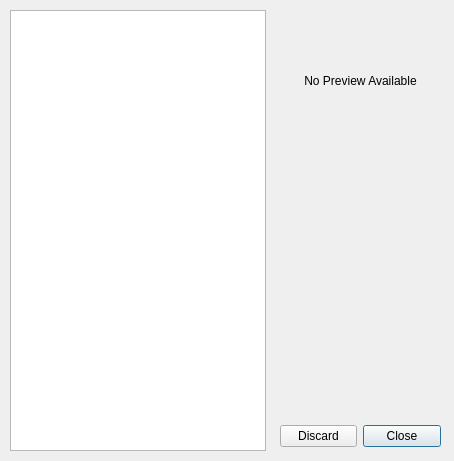
<?xml version="1.0" encoding="UTF-8"?>
<ui version="4.0">
 <class>Dialog</class>
 <widget class="QDialog" name="Dialog">
  <property name="geometry">
   <rect>
    <x>0</x>
    <y>0</y>
    <width>454</width>
    <height>461</height>
   </rect>
  </property>
  <property name="windowTitle">
   <string>Delete Face Images</string>
  </property>
  <widget class="QDialogButtonBox" name="buttonBox">
   <property name="geometry">
    <rect>
     <x>280</x>
     <y>420</y>
     <width>161</width>
     <height>32</height>
    </rect>
   </property>
   <property name="orientation">
    <enum>Qt::Horizontal</enum>
   </property>
   <property name="standardButtons">
    <set>QDialogButtonBox::Close|QDialogButtonBox::Discard</set>
   </property>
   <property name="centerButtons">
    <bool>true</bool>
   </property>
  </widget>
  <widget class="QListWidget" name="listWidget">
   <property name="geometry">
    <rect>
     <x>10</x>
     <y>10</y>
     <width>256</width>
     <height>441</height>
    </rect>
   </property>
   <property name="selectionRectVisible">
    <bool>false</bool>
   </property>
  </widget>
  <widget class="QLabel" name="label">
   <property name="geometry">
    <rect>
     <x>280</x>
     <y>20</y>
     <width>161</width>
     <height>121</height>
    </rect>
   </property>
   <property name="text">
    <string>No Preview Available</string>
   </property>
   <property name="scaledContents">
    <bool>true</bool>
   </property>
   <property name="alignment">
    <set>Qt::AlignCenter</set>
   </property>
  </widget>
 </widget>
 <resources/>
 <connections>
  <connection>
   <sender>buttonBox</sender>
   <signal>rejected()</signal>
   <receiver>Dialog</receiver>
   <slot>reject()</slot>
   <hints>
    <hint type="sourcelabel">
     <x>316</x>
     <y>260</y>
    </hint>
    <hint type="destinationlabel">
     <x>286</x>
     <y>274</y>
    </hint>
   </hints>
  </connection>
  <connection>
   <sender>buttonBox</sender>
   <signal>accepted()</signal>
   <receiver>Dialog</receiver>
   <slot>accept()</slot>
   <hints>
    <hint type="sourcelabel">
     <x>360</x>
     <y>435</y>
    </hint>
    <hint type="destinationlabel">
     <x>226</x>
     <y>230</y>
    </hint>
   </hints>
  </connection>
 </connections>
</ui>
